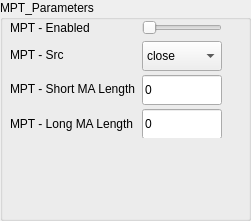
              <widget class="QGroupBox" name="grpBox_MPT_parameters_">
               <property name="geometry">
                <rect>
                 <x>550</x>
                 <y>300</y>
                 <width>251</width>
                 <height>221</height>
                </rect>
               </property>
               <property name="title">
                <string>MPT_Parameters</string>
               </property>
               <widget class="QWidget" name="layoutWidget_29">
                <property name="geometry">
                 <rect>
                  <x>10</x>
                  <y>20</y>
                  <width>225</width>
                  <height>118</height>
                 </rect>
                </property>
                <layout class="QGridLayout" name="gridLayout_58">
                 <item row="0" column="0">
                  <widget class="QLabel" name="lblMptEnabled_25">
                   <property name="text">
                    <string>MPT - Enabled</string>
                   </property>
                  </widget>
                 </item>
                 <item row="0" column="1">
                  <widget class="QSlider" name="hSlider_SELL_IndicatorEnabled_33">
                   <property name="maximum">
                    <number>5</number>
                   </property>
                   <property name="orientation">
                    <enum>Qt::Horizontal</enum>
                   </property>
                  </widget>
                 </item>
                 <item row="1" column="0">
                  <widget class="QLabel" name="lblMptAppliedPrice_6">
                   <property name="text">
                    <string>MPT - Src</string>
                   </property>
                  </widget>
                 </item>
                 <item row="1" column="1">
                  <widget class="QComboBox" name="drpMptAppliedPrice_6">
                   <property name="minimumSize">
                    <size>
                     <width>0</width>
                     <height>30</height>
                    </size>
                   </property>
                   <item>
                    <property name="text">
                     <string>close</string>
                    </property>
                   </item>
                   <item>
                    <property name="text">
                     <string>open</string>
                    </property>
                   </item>
                   <item>
                    <property name="text">
                     <string>high</string>
                    </property>
                   </item>
                   <item>
                    <property name="text">
                     <string>low</string>
                    </property>
                   </item>
                   <item>
                    <property name="text">
                     <string>HL2</string>
                    </property>
                   </item>
                   <item>
                    <property name="text">
                     <string>HLC3</string>
                    </property>
                   </item>
                   <item>
                    <property name="text">
                     <string>OHLC</string>
                    </property>
                   </item>
                  </widget>
                 </item>
                 <item row="2" column="0">
                  <widget class="QLabel" name="lblMptShortMaPeriod_6">
                   <property name="text">
                    <string>MPT - Short MA Length</string>
                   </property>
                  </widget>
                 </item>
                 <item row="2" column="1">
                  <widget class="QLineEdit" name="txtMptShortEmaPeriod_6">
                   <property name="minimumSize">
                    <size>
                     <width>0</width>
                     <height>30</height>
                    </size>
                   </property>
                   <property name="text">
                    <string>0</string>
                   </property>
                  </widget>
                 </item>
                 <item row="3" column="0">
                  <widget class="QLabel" name="lblMptLongMaPeriod_6">
                   <property name="text">
                    <string>MPT - Long MA Length</string>
                   </property>
                  </widget>
                 </item>
                 <item row="3" column="1">
                  <widget class="QLineEdit" name="txtMptLongEmaPeriod_6">
                   <property name="minimumSize">
                    <size>
                     <width>0</width>
                     <height>30</height>
                    </size>
                   </property>
                   <property name="text">
                    <string>0</string>
                   </property>
                  </widget>
                 </item>
                 <item row="1" column="2">
                  <spacer name="horizontalSpacer_38">
                   <property name="orientation">
                    <enum>Qt::Horizontal</enum>
                   </property>
                   <property name="sizeHint" stdset="0">
                    <size>
                     <width>40</width>
                     <height>20</height>
                    </size>
                   </property>
                  </spacer>
                 </item>
                </layout>
               </widget>
              </widget>
